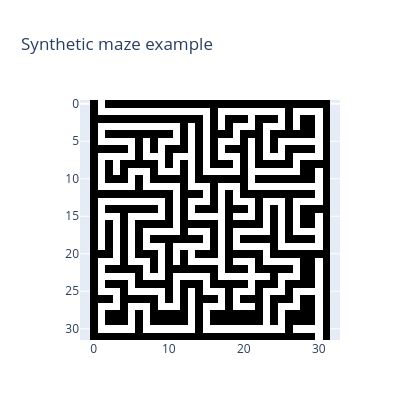

The code cell stored with this chart in its notebook:
### Markdown cell above
## 1. Synthetic Dataset

Randomized DFS generates perfect mazes. `0` means wall; `1` means passage.

### Code cell
N_MAZES = 12_000
VAL_FRACTION = 0.1
mazes = generate_dataset(N_MAZES, seed=SEED)
n_val = int(N_MAZES * VAL_FRACTION)
train_mazes = torch.from_numpy(mazes[:-n_val].copy()).long()
val_mazes = torch.from_numpy(mazes[-n_val:].copy()).long()

fig = go.Figure(
    go.Heatmap(
        z=mazes[0],
        zmin=0,
        zmax=1,
        colorscale=[[0, "black"], [1, "white"]],
        showscale=False,
    )
)
fig.update_layout(
    title="Synthetic maze example",
    width=420,
    height=420,
    yaxis=dict(autorange="reversed", scaleanchor="x"),
)
fig.show()

### Figure 1 — Plotly figure (JSON) as saved in the notebook; plotly's stock layout.template omitted (floating-point values rounded to 4 significant figures; data arrays with more than 128 entries replaced by an {"elided": "..."} marker saying what was removed)
{"data": [{"colorscale": [[0, "black"], [1, "white"]], "showscale": false, "type": "heatmap", "z": {"elided": "32x32 int values"}, "zmax": 1, "zmin": 0}], "layout": {"height": 420, "title": {"text": "Synthetic maze example"}, "width": 420, "yaxis": {"autorange": "reversed", "scaleanchor": "x"}}}
